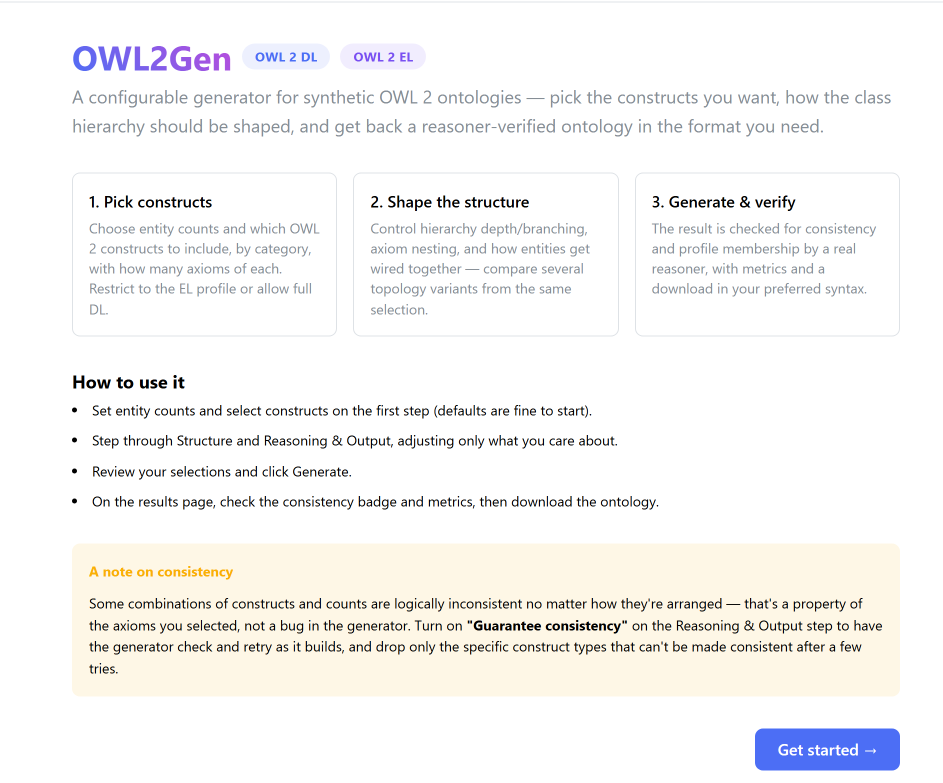
#> input picture thesis/screenshots/OWL2Gen1.png, 1886 x 1565 px, given in place of raw-00-landing.png, which was not available (shown at 1/2 size)
$ python compose.py
#> lines starting #> are read from the running program, lines starting #| are printed output that depends on the picture; pictures that were not available may be replaced by others from this repository, and a replacement may not be noted
import os
from PIL import Image, ImageChops, ImageDraw, ImageFont

SCREENSHOT_DIR = r"D:\owl2gen-dl\thesis\screenshots"

STEPS = [
    ("raw-00-landing.png", "1. Landing"),
    ("raw-01-construct-picker.png", "2. Entities & Constructs"),
    ("raw-02-structure.png", "3. Structure"),
    ("raw-03-reasoning.png", "4. Reasoning & Output"),
    ("raw-04-review.png", "5. Review & Generate"),
    ("raw-05-results.png", "6. Results"),
    ("raw-06-graph.png", "7. Graph View"),
]

def autocrop_bottom(im, pad=24):
    """Crop trailing whitespace off the bottom only; keep full width."""
    rgb = im.convert("RGB")
    bg = Image.new("RGB", rgb.size, (255, 255, 255))
    diff = ImageChops.difference(rgb, bg)
    bbox = diff.getbbox()
    if not bbox:
        return im
    _, _, _, bottom = bbox
    bottom = min(im.height, bottom + pad)
    return im.crop((0, 0, im.width, bottom))

def load_font(size):
    candidates = [
        r"C:\Windows\Fonts\segoeuib.ttf",
        r"C:\Windows\Fonts\arialbd.ttf",
        r"C:\Windows\Fonts\arial.ttf",
    ]
    for c in candidates:
        if os.path.exists(c):
            return ImageFont.truetype(c, size)
    return ImageFont.load_default()

cropped = []
for fname, label in STEPS:
    path = os.path.join(SCREENSHOT_DIR, fname)
    im = Image.open(path)
#> im is the input picture: PIL image 1886x1565 RGBA; mean R, G, B, A 246.6, 245.7, 244.5, 255
    im = autocrop_bottom(im)
#> in autocrop_bottom, `bg = Image.new("RGB", rgb.size, (255, 255, 255))`: bg: PIL image 1886x1565 RGB; every value is 255
#> in autocrop_bottom, `diff = ImageChops.difference(rgb, bg)`:
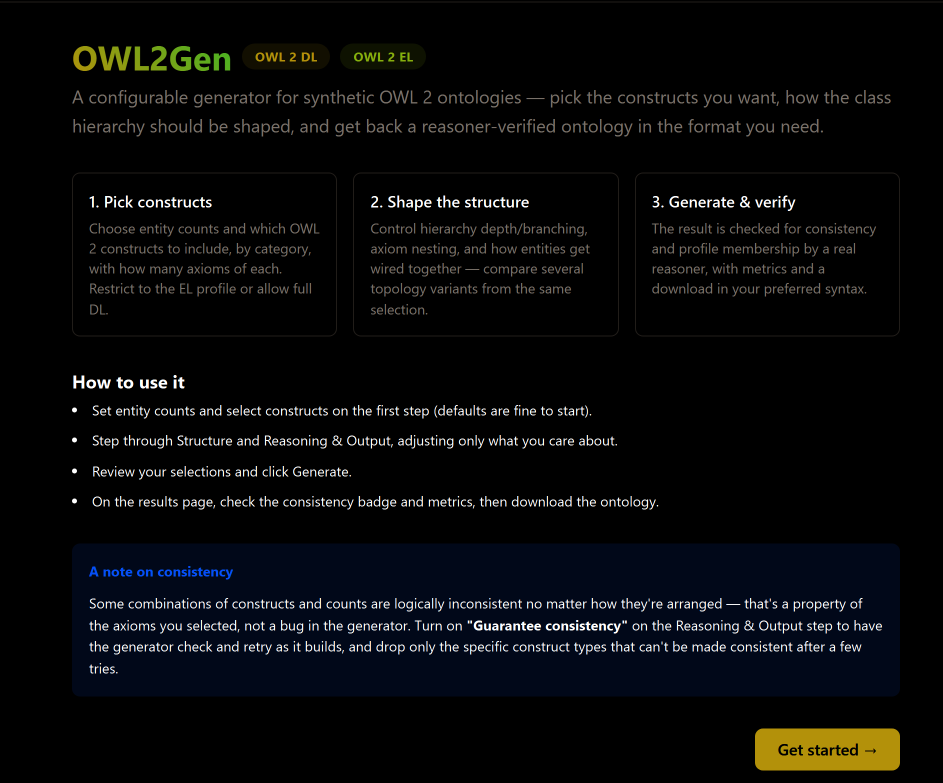
#> diff: PIL image 1886x1565 RGB (shown at 1/2 size); mean R, G, B 8.4, 9.3, 10.5
#> in autocrop_bottom, `bbox = diff.getbbox()`: bbox = (0, 3, 1886, 1541)
#> in autocrop_bottom, `_, _, _, bottom = bbox`: bottom = 1541
#> in autocrop_bottom, `bottom = min(im.height, bottom + pad)`: bottom = 1565
    out_name = fname.replace("raw-", "clean-")
    im.save(os.path.join(SCREENSHOT_DIR, out_name))
    cropped.append((out_name, label, im))
    print(f"{fname}: {Image.open(path).size} -> {im.size}")
#| raw-00-landing.png: (1886, 1565) -> (1886, 1565)
#> pass 2 of the loop `for fname, label in STEPS:`:
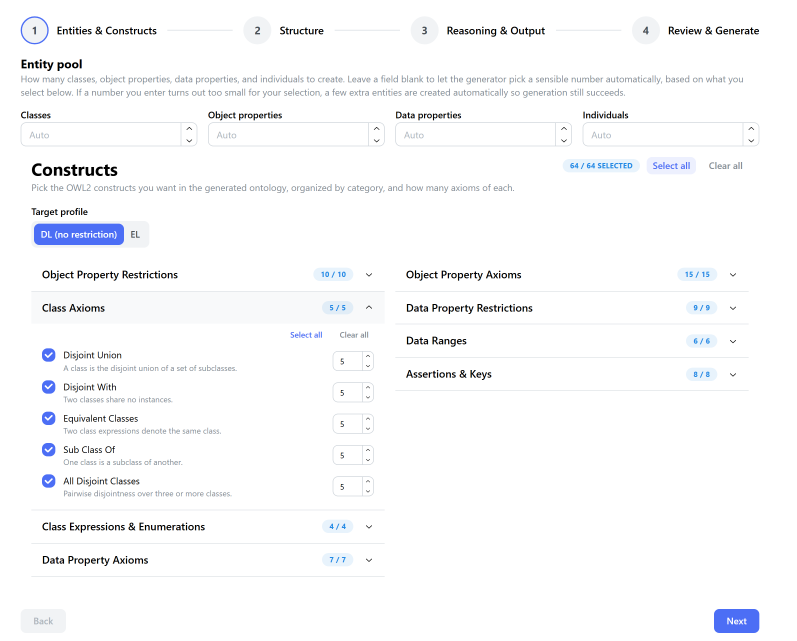
#> input picture thesis/screenshots/OWL2Gen2.png, 2391 x 1923 px, given in place of raw-01-construct-picker.png, which was not available (shown at 1/3 size)
#> im is the input picture: PIL image 2391x1923 RGBA; mean R, G, B, A 249.2, 249.8, 251, 255
#> rgb: PIL image 2391x1923 RGB
#> bg: PIL image 2391x1923 RGB; every value is 255
#> in autocrop_bottom (call 2), `diff = ImageChops.difference(rgb, bg)`:
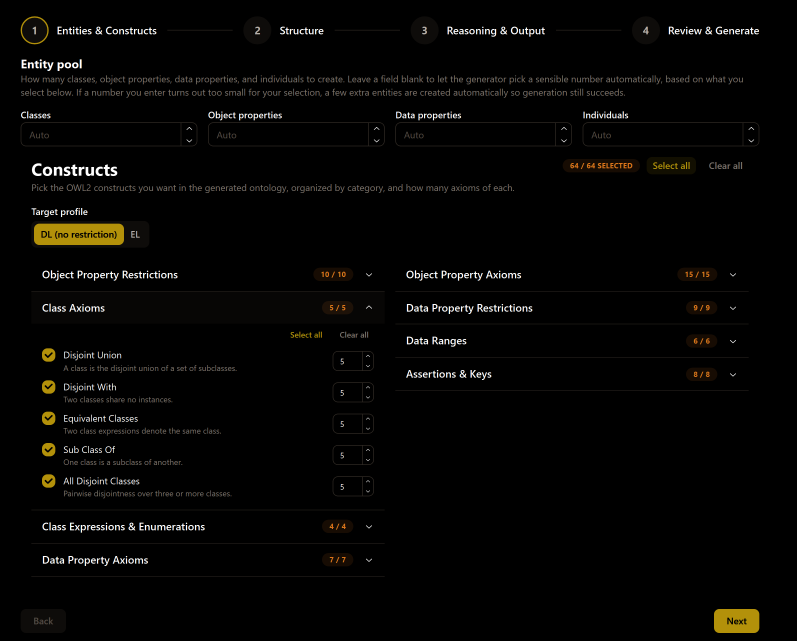
#> diff: PIL image 2391x1923 RGB (shown at 1/3 size); mean R, G, B 5.8, 5.2, 4
#> bbox = (62, 49, 2278, 1899)
#> in autocrop_bottom (call 2), `_, _, _, bottom = bbox`: bottom = 1899
#> in autocrop_bottom (call 2), `bottom = min(im.height, bottom + pad)`: bottom = 1923
#| raw-01-construct-picker.png: (2391, 1923) -> (2391, 1923)
#> (the run stopped early here; a loop or call above may not have finished)
